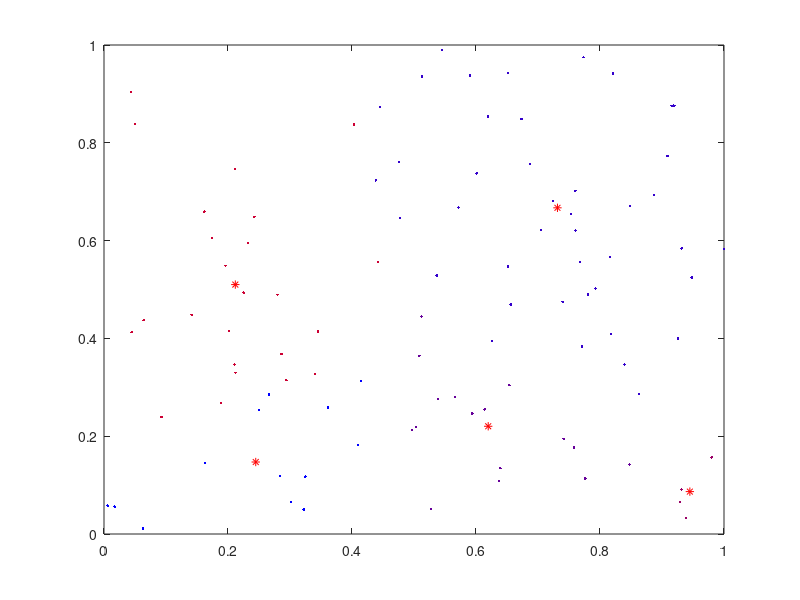
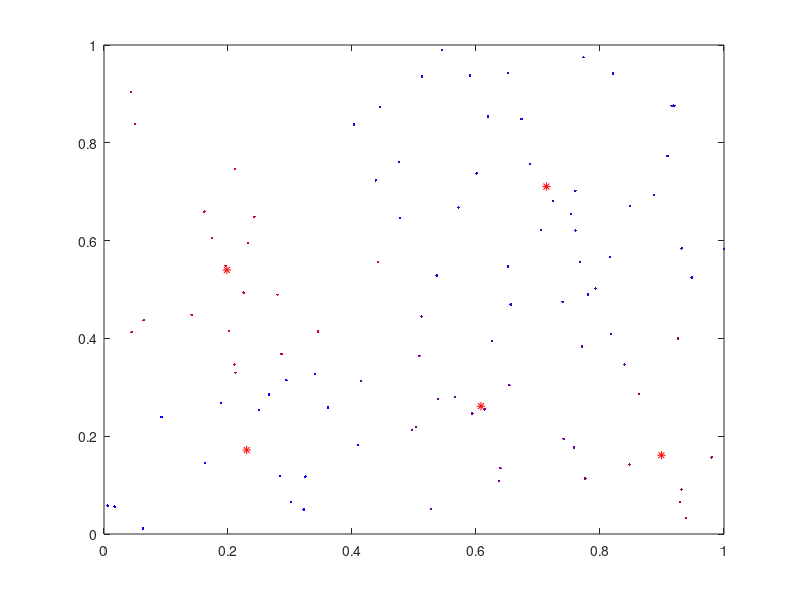
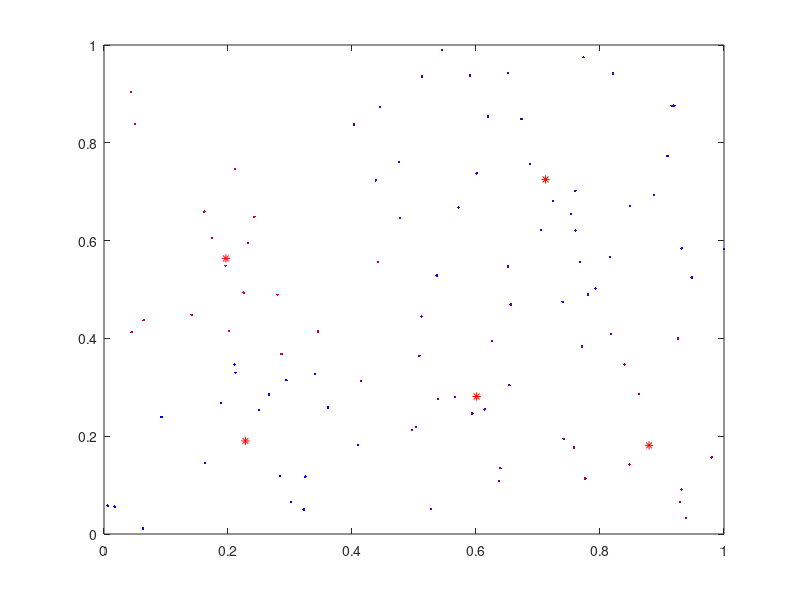
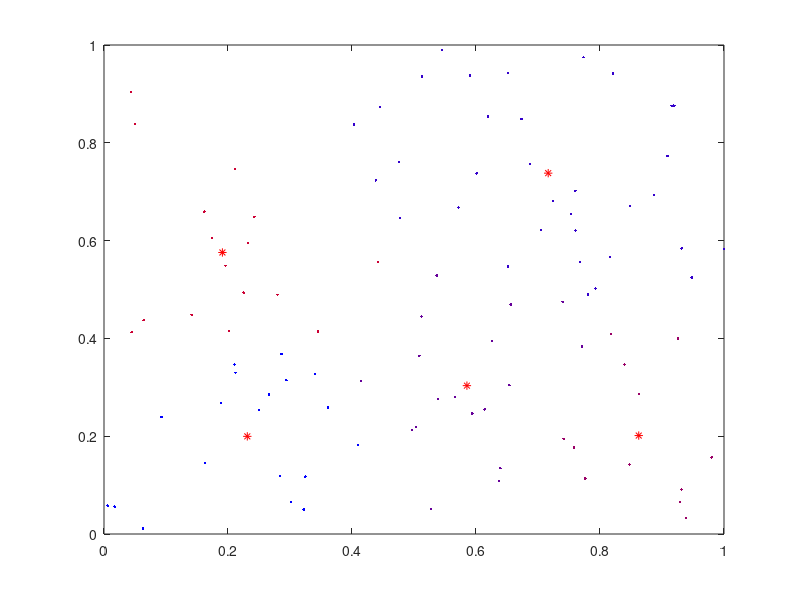

MATLAB code for these plots, in order:
% k_means demo
% jcl 016-2-29

% generate x && y stochastically
M = 100
x = rand(M,1);
y = rand(M,1);

% give the value of k and
% initialization
k = input('please give the value of k: ');
x_init = rand(k,1);
y_init = rand(k,1);
diff = 2

dist = @(x1,x2,y1,y2) (x2-x1)^2+(y2-y1)^2;

% loop
while(diff > 0.0001)    
    % get the dist_mat
    dist_mat = ones(k,M);
    for m = 1:k
        for n = 1:M
            dist_mat(m,n) = dist(x(n),x_init(m),y(n),y_init(m));
        end
    end
    
    % find the neig_mat
    neig_mat = ones(M,1);
    for n = 1:M
        neig_mat(n) = find(dist_mat(:,n) == min(dist_mat(:,n)),1);
    end
    
    x_new = ones(k,1)
    y_new = ones(k,1)
    pause(1)
    figure

    for m = 1:k
        category = find(neig_mat == m);
        plot(x(category),y(category),'Marker',...
            '.','Color',[1-m/k,0,m/k],'LineStyle','none')
        hold on
        
        % regain the cluster
        x_new(m) = mean(x(category));
        y_new(m) = mean(y(category));
    end
    
  
    diff = max(abs(max([x_new-x_init; y_new-y_init])))
    x_init = x_new
    y_init = y_new
    plot(x_init,y_init,'r*')
end
